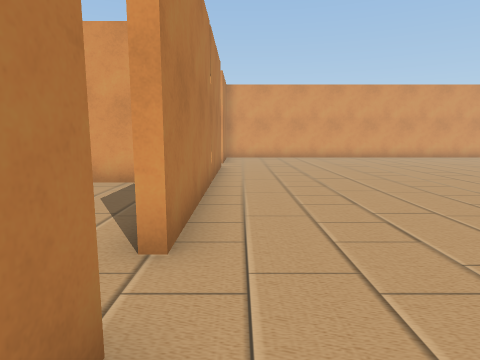
[1] (above)

17 first-person views from a walk through a Unity game level. The camera is 1.2 m above the floor, tilts 8° down and sees 75° across. The floor is counted in squares, 1 m on a side. Each view is taken from the middle of a square. On the plan, view 1 faces up. The plan holds only what a view shows up to about 13 squares ahead; the rest is blank. Some animated figures are left out.

[2]
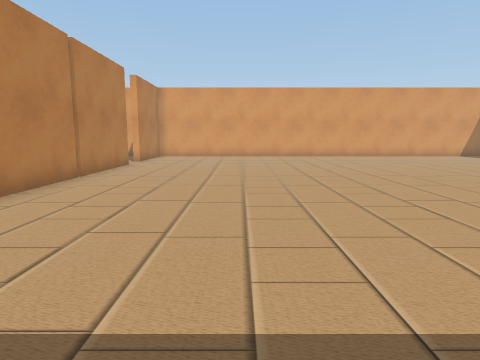

[3]
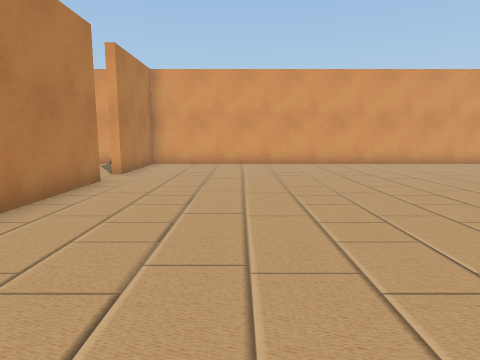

[4]
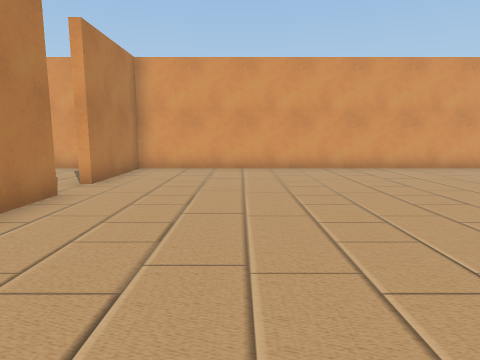

[5]
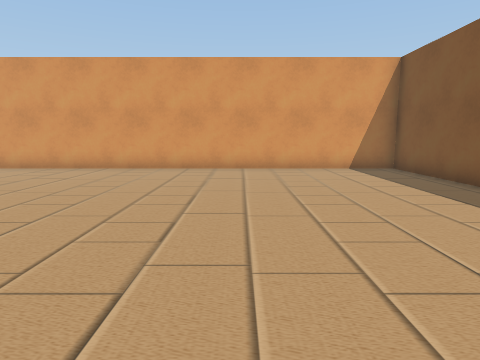

[6]
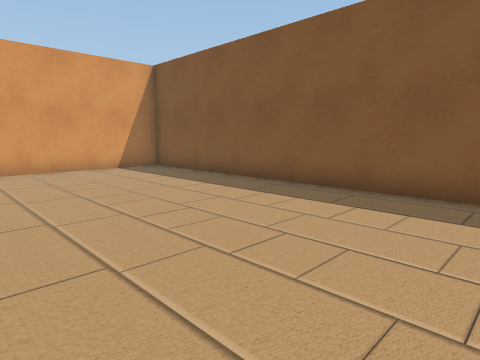

[7]
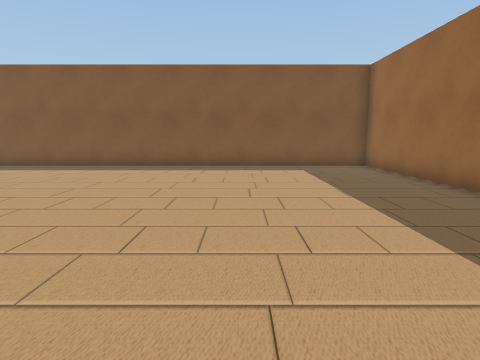

[8]
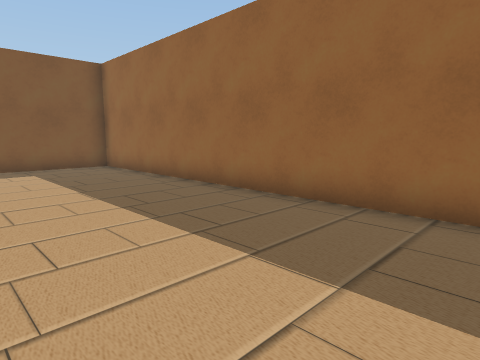

[9]
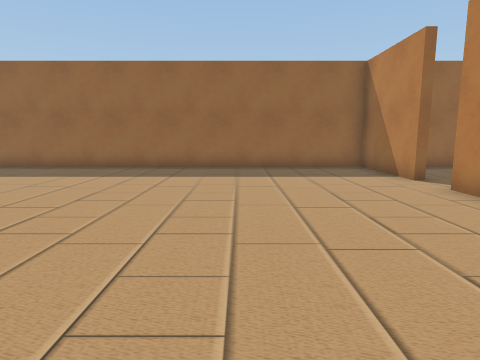

[10]
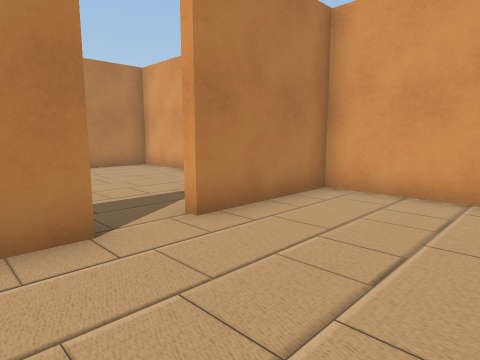

[11]
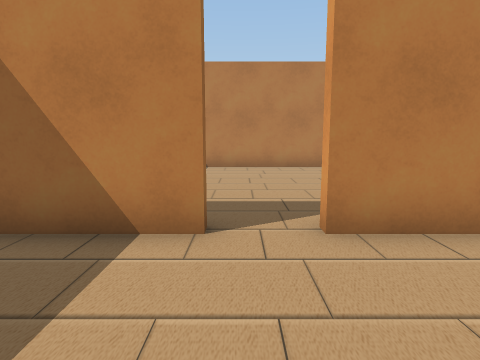

[12]
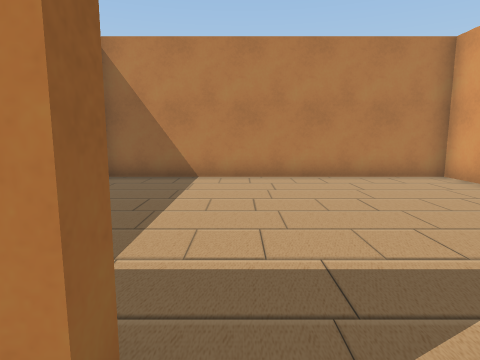

[13]
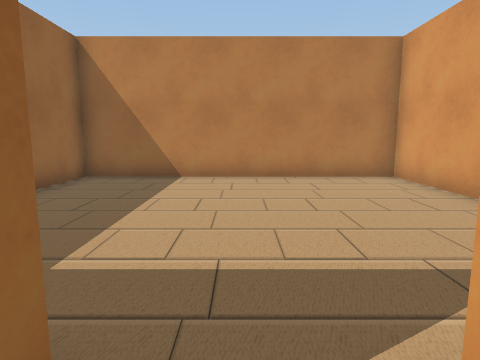

[14]
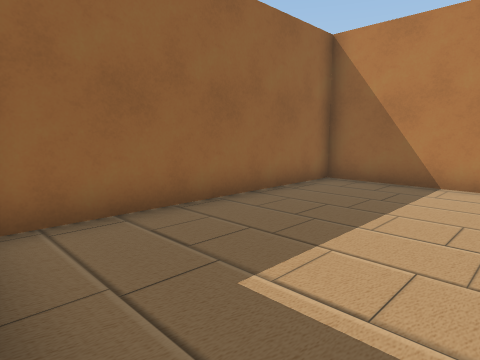

[15]
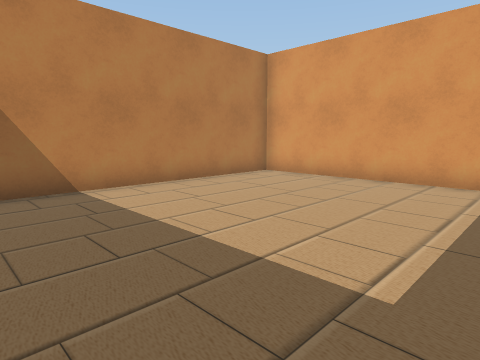

[16]
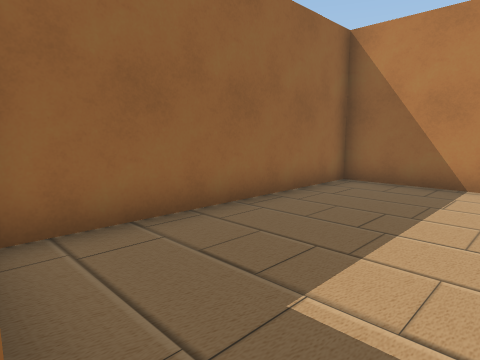

[17]
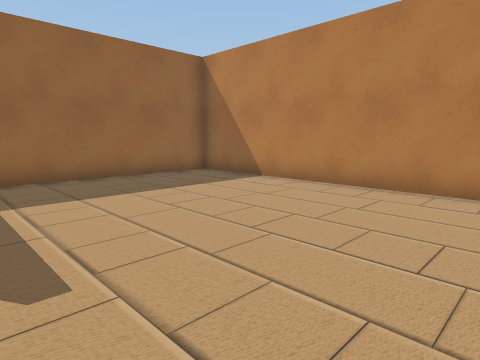

### Floor plan
Points are (right, up) in squares from view 1. A wall is a line through its corners. A room is listed if a view was taken in it or the views show most of it. See-through windows are left out.
Room 1 (views 1, 2, 3, 4, 5, 6, 7, 8, 9, 10, 11, 12, 13, 16)
walls: (-0.7, 8.1) (-0.7, 3.1) (-1.1, 3.1); (-0.7, 12.4) (-0.7, 8.2); (-1.1, 1.6) (-0.7, 1.6) (-0.7, -2.1) (18.7, -2.1) (18.7, 17.6) (-0.7, 17.6) (-0.7, 13.8)
ways out: opening at (-1, 13) to room 2; opening at (-1, 2.5) to room 3
Room 2 (views 14, 15)
walls: (-0.7, 13.8) (-1.1, 13.8); (-2.9, 17.6) (-9.2, 17.6) (-9.2, 8.4) (-1.5, 8.4)
ways out: opening at (-1, 13) to room 1
Room 3 (view 17)
walls: (-2.6, 8.1) (-3.9, 8.1); (-7.9, 8.1) (-9.2, 8.1) (-9.2, -2.1) (-1.4, -2.1)
ways out: opening at (-1, 2.5) to room 1

Positions as (right, up) in squares from view 1, and headings:
1: (0, 0), facing up
2: (4, -1), facing up
3: (3, 4), facing up
4: (3, 6), facing up
5: (13, 6), facing up
6: (12, 6), facing up-right
7: (6, 3), facing right
8: (6, 3), facing down-right
9: (4, 10), facing down
10: (3, 11), facing up-left
11: (3, 2), facing left
12: (0, 2), facing left
13: (0, 13), facing left
14: (-1, 13), facing down-left
15: (-2, 9), facing up-left
16: (-1, 2), facing down-left
17: (-2, 7), facing down-left
